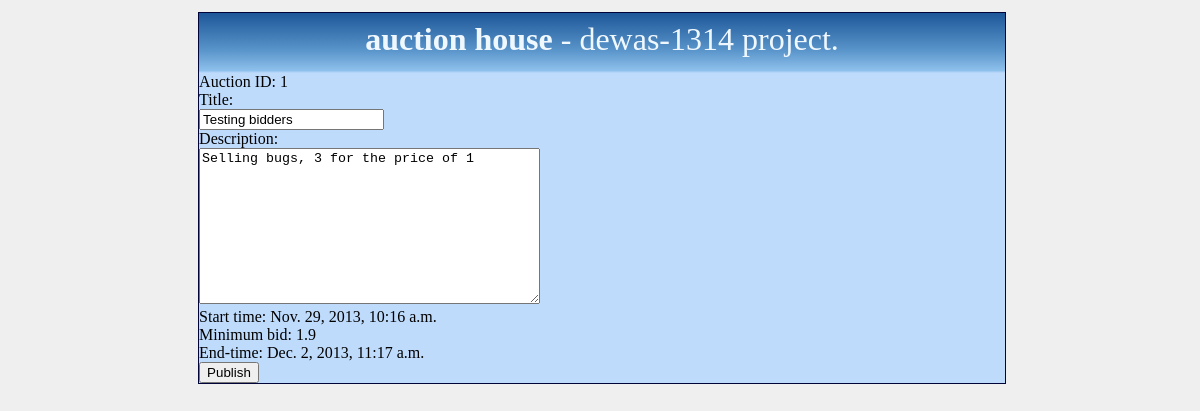
The page /editauction/1/ (signed in) on the database its author committed.
### AuctionApp/models.py (models this page shows, shortened)
class Auction(models.Model):
    id = models.AutoField(primary_key=True)
    ownerid = models.ForeignKey(User, related_name="created")
    starttime = models.DateTimeField(default=datetime.utcnow(), blank=True)
    endtime = models.DateTimeField(default=timezone.now(), blank=True)
    title = models.CharField(max_length=30, default="New Auction")
    content = models.TextField()
    version = models.IntegerField(default=0)
    min_price = models.FloatField(default=0.00)
    is_active = models.BooleanField(default=False)
    is_locked = models.BooleanField(default=False)
    latest_bid_by = models.ForeignKey(User, related_name="bids")

### AuctionApp/views.py (the view)
@login_required(login_url="/auctionhouse/")
def edit_auction(request, auction_id):
    auction = Auction.objects.get(id=auction_id)
    tmp_endtime = datetime.now() + timedelta(hours=72)
    return render_to_response("edit_auction.html",
                              {'auction': auction, 'possible_endtime': tmp_endtime
                              }, context_instance=RequestContext(request))

### templates/edit_auction.html (shortened to what this page needs)
{% include "head.html" %}
{% include "body.html" %}
<article>
	<div id="content">
		<form action="/addauction/" method="post">
			<label>Auction ID: {{ auction.id }} </label><br>
			<label>Title: </label><br>
			<input type="text" name="title" value="{{ auction.title }}"/><br>
			<label>Description: </label><br>
			<textarea rows="10" cols="40" name="content">{{ auction.content }}</textarea><br>
			{% if auction.is_active %}
				<label>Start time: {{ auction.starttime }}</label><br>
				<label>Minimum bid: {{ auction.min_price }}</label><br>
				<label>End-time: {{ auction.endtime }}</label><br>
			{% elif auction.is_active == False %}
				<label>Minimum bid: </label><br>
				<input type="text" name="min_price" value="{{ auction.min_price }}"/>€<br>
				<label>End-time: (Needs to be at least 72 hours from publish)<br>
					Format: 23:59 31-12-2013</label><br>
				<input type="text" name="endtime" value="{{ possible_endtime|date:'H:i d-m-Y' }}"/><br>
			{% endif %}
			<input type="submit" value="Publish">
		</form>
	</div>
</article>
{% include "footer.html" %}

### static/style.css (style rules this page uses)
body { width: 99%; height: 99%; background-color: #EFEFEF; }

### rows shown on the page
Auction: id "1", title "Testing bidders", content "Selling bugs, 3 for the price of 1", starttime "Nov. 29, 2013, 10:16 a.m.", min_price "1.9", endtime "Dec. 2, 2013, 11:17 a.m."
